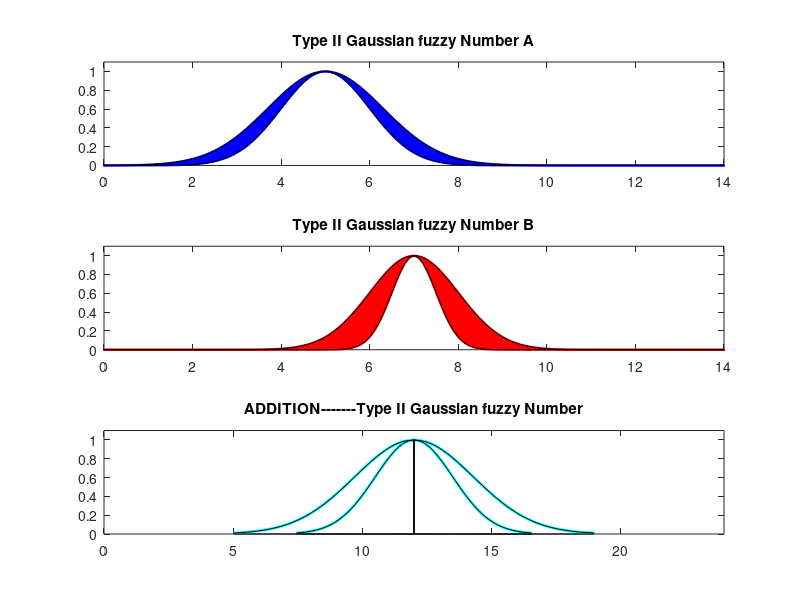

Write the MATLAB code that produced this figure.
clear
clc
%  Shahab Sotudian--94125091
% Type II Gaussian  Number Operations
% Type II Gaussian  Number A
sigma1L=1;
mean1L=5;

sigma1U=1.3;
mean1U=5;

% Type II Gaussian  Number B
sigma2U=1;
mean2U=7;

sigma2L=0.5;
mean2L=7;

alfa=0;
y=[];
l = -5:0.1:15;

% alfa cut
AU=[(mean1U-sigma1U*sqrt((-2)*log(alfa))),(mean1U+sigma1U*sqrt((-2)*log(alfa)))];
BU=[(mean2U-sigma2U*sqrt((-2)*log(alfa))),(mean2U+sigma2U*sqrt((-2)*log(alfa)))];

AL=[(mean1L-sigma1L*sqrt((-2)*log(alfa))),(mean1L+sigma1L*sqrt((-2)*log(alfa)))];
BL=[(mean2L-sigma2L*sqrt((-2)*log(alfa))),(mean2L+sigma2L*sqrt((-2)*log(alfa)))];

% Addition
for i=1:1:101
    alfa=(i-1)/100;
   y(i)=alfa;
s1U(i)=(mean1U-sigma1U*sqrt((-2)*log(alfa)))+(mean2U-sigma2U*sqrt((-2)*log(alfa)));
s2U(i)=(mean1U+sigma1U*sqrt((-2)*log(alfa)))+(mean2U+sigma2U*sqrt((-2)*log(alfa)));

s1L(i)=(mean1L-sigma1L*sqrt((-2)*log(alfa)))+(mean2L-sigma2L*sqrt((-2)*log(alfa)));
s2L(i)=(mean1L+sigma1L*sqrt((-2)*log(alfa)))+(mean2L+sigma2L*sqrt((-2)*log(alfa)));
end



 
  subplot(311)
h1=gaussmf(l,[1 5]);
plot(l,h1,'b','linewidth',1.5)
hold on
h2=gaussmf(l,[1.3 5]);
plot(l,h2,'b','linewidth',1.5)
title('Type II Gaussian fuzzy Number A')
axis([0,14,0,1.1])
X=[l,fliplr(l)];                
Y=[h2,fliplr(h1)];             
fill(X,Y,'b');  
       subplot(312)
h3=gaussmf(l,[1 7]);
plot(l,h3,'r','linewidth',1.5)
hold on
h4=gaussmf(l,[0.5 7]);
plot(l,h4,'r','linewidth',1.5)
title('Type II Gaussian fuzzy Number B')
axis([0,14,0,1.1])
X=[l,fliplr(l)];                
Y=[h4,fliplr(h3)];             
fill(X,Y,'r');

      subplot(313)
plot(s1L,y,'c','linewidth',2)
hold on
plot(s2L,y,'c','linewidth',2)
hold on
plot(s1U,y,'c','linewidth',2)
hold on
plot(s2U,y,'c','linewidth',2)
axis([0,24,0,1.1])
hold on

H1=area(s1U,y);
set(H1,'FaceColor','c');
H1=area(s1L,y);
set(H1,'FaceColor','w');
H2=area(s2U,y);
set(H2,'FaceColor','c');
H2=area(s2L,y);
set(H2,'FaceColor','w');

title('ADDITION-------Type II Gaussian fuzzy Number')

